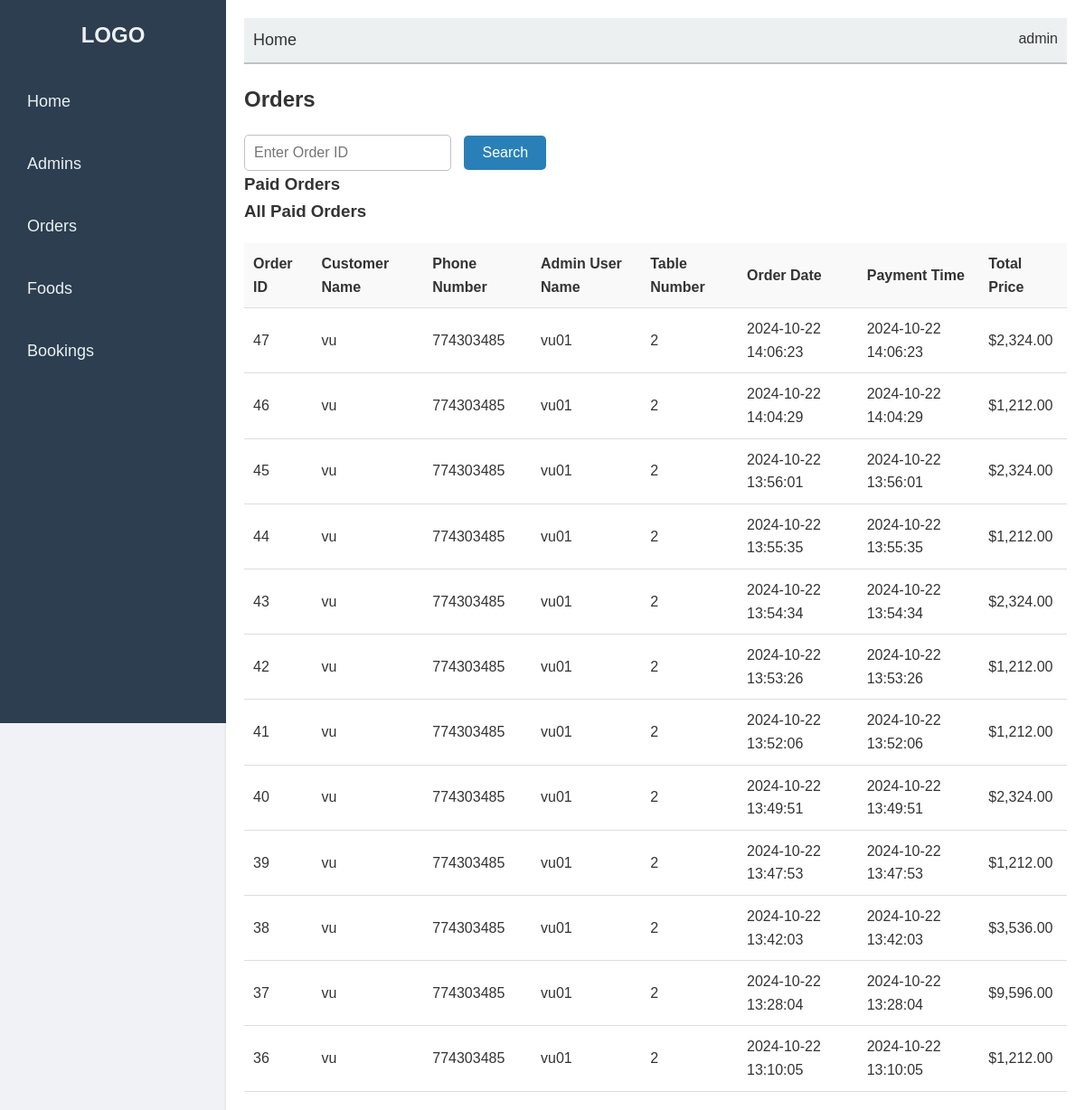
Page /admin_interface/orders.php (signed in) on the committed database.
### tables this page shows
CREATE TABLE `orders` (
  `order_id` int(11) NOT NULL,
  `user_id` int(11) DEFAULT NULL,
  `total_price` decimal(10,2) DEFAULT NULL,
  `order_date` datetime DEFAULT NULL,
  `table_id` int(11) DEFAULT NULL,
  `payment_time` datetime DEFAULT NULL,
  `customer_name` varchar(35) NOT NULL,
  `customer_phone` int(11) NOT NULL
);

CREATE TABLE `user` (
  `user_id` int(11) NOT NULL,
  `user_name` varchar(100) NOT NULL,
  `phone_number` int(11) DEFAULT NULL,
  `email` varchar(100) DEFAULT NULL,
  `password` text NOT NULL,
  `role` int(11) NOT NULL
);

CREATE TABLE `restaurant_table` (
  `table_id` int(11) NOT NULL,
  `table_number` int(11) NOT NULL,
  `status` varchar(20) DEFAULT 'empty'
);

### admin_interface/orders.php (the view, shortened to what this page needs)
<?php
include 'config/config.php';
$searchResult = [];
$orderId = '';
$sql = "SELECT o.order_id, o.total_price, o.order_date, o.payment_time,
               o.customer_name, u.user_name AS admin_user_name,
               o.customer_phone,
               rt.table_number
        FROM orders o
        LEFT JOIN user u ON o.user_id = u.user_id
        LEFT JOIN restaurant_table rt ON o.table_id = rt.table_id
        ORDER BY o.order_date DESC";
$stmt = $mysqli->prepare($sql);
$stmt->execute();
$result = $stmt->get_result();
$paidOrders = [];
while ($row = $result->fetch_assoc()) {
    $paidOrders[$row['order_id']] = [
        'total_price' => $row['total_price'],
        'order_date' => $row['order_date'],
        'payment_time' => $row['payment_time'],
        'customer_name' => $row['customer_name'],
        'customer_phone' => $row['customer_phone'],
        'admin_user_name' => $row['admin_user_name'],
        'table_number' => $row['table_number']
    ];
}
?>
<!DOCTYPE html>
<html lang="en">
<head>
    <link rel="stylesheet" href="orders.css">
</head>
<body>
    <div class="sidebar">
        <h2>LOGO</h2>
        <ul>
            <li><a href="admin.php">Home</a></li>
            <li><a href="admins.php">Admins</a></li>
            <li><a href="orders.php">Orders</a></li>
            <li><a href="foods.php">Foods</a></li>
            <li><a href="books.php">Bookings</a></li>
        </ul>
    </div>
    <div class="main-content">
        <div class="navbar">
            <a href="#">Home</a>
            <span>admin</span>
        </div>
        <div class="orders-section">
            <h2>Orders</h2>
            <form method="POST" action="">
                <input type="text" name="order_id" placeholder="Enter Order ID" value="<?php echo htmlspecialchars($orderId); ?>" required>
                <button type="submit">Search</button>
            </form>
            <h3>Paid Orders</h3>
            <?php if (!empty($searchResult)): ?>
                <h3>Order ID: <?php echo htmlspecialchars($searchResult['order_id']); ?></h3>
                <p>Customer Name: <?php echo htmlspecialchars($searchResult['customer_name']); ?></p>
                <p>Phone: <?php echo htmlspecialchars($searchResult['customer_phone']); ?></p>
                <p>Admin User Name: <?php echo htmlspecialchars($searchResult['admin_user_name']); ?></p>
                <p>Table Number: <?php echo htmlspecialchars($searchResult['table_number']); ?></p>
                <p>Order Date: <?php echo htmlspecialchars($searchResult['order_date']); ?></p>
                <p>Payment Time: <?php echo htmlspecialchars($searchResult['payment_time']); ?></p>
                <p>Total Price: $<?php echo number_format($searchResult['total_price'], 2); ?></p>
                <table>
                    <thead>
                        <tr>
                            <th>Dish Name</th>
                            <th>Quantity</th>
                            <th>Price</th>
                        </tr>
                    </thead>
                    <tbody>
                        <?php if (!empty($searchResult['items'])): ?>
                            <?php foreach ($searchResult['items'] as $item): ?>
                            <tr>
                                <td><?php echo htmlspecialchars($item['dish_name']); ?></td>
                                <td><?php echo htmlspecialchars($item['quantity']); ?></td>
                                <td>$<?php echo number_format($item['price'], 2); ?></td>
                            </tr>
                            <?php endforeach; ?>
                        <?php else: ?>
                            <tr>
                                <td colspan="3">No items found for this order.</td>
                            </tr>
                        <?php endif; ?>
                    </tbody>
                </table>
            <?php else: ?>
                <h3>All Paid Orders</h3>
                <?php if (!empty($paidOrders)): ?>
                    <table>
                        <thead>
                            <tr>
                                <th>Order ID</th>
                                <th>Customer Name</th>
                                <th>Phone Number</th>
                                <th>Admin User Name</th>
                                <th>Table Number</th>
                                <th>Order Date</th>
                                <th>Payment Time</th>
                                <th>Total Price</th>
                            </tr>
                        </thead>
                        <tbody>
                            <?php foreach ($paidOrders as $id => $order): ?>
                            <tr>
                                <td><?php echo htmlspecialchars($id); ?></td>
                                <td><?php echo htmlspecialchars($order['customer_name']); ?></td>
                                <td><?php echo htmlspecialchars($order['customer_phone']); ?></td>
                                <td><?php echo htmlspecialchars($order['admin_user_name']); ?></td>
                                <td><?php echo htmlspecialchars($order['table_number']); ?></td>
                                <td><?php echo htmlspecialchars($order['order_date']); ?></td>
                                <td><?php echo htmlspecialchars($order['payment_time']); ?></td>
                                <td>$<?php echo number_format($order['total_price'], 2); ?></td>
                            </tr>
                            <?php endforeach; ?>
                        </tbody>
                    </table>
                <?php else: ?>
                    <p>No paid orders found.</p>
                <?php endif; ?>
            <?php endif; ?>
        </div>
    </div>
</body>
</html>

### admin_interface/orders.css (style rules this page uses)
* { margin: 0; padding: 0; box-sizing: border-box; }
body { font-family: 'Arial', sans-serif; background-color: #f0f2f5; color: #333; line-height: 1.6; display: flex; }
.sidebar { width: 250px; background-color: #2c3e50; height: 100vh; padding: 20px; position: fixed; top: 0; left: 0; }
.sidebar h2 { color: #ecf0f1; font-size: 24px; text-align: center; margin-bottom: 30px; }
.sidebar ul { list-style-type: none; padding: 0; }
.sidebar ul li { margin-bottom: 20px; }
.sidebar ul li a { color: #ecf0f1; text-decoration: none; font-size: 18px; padding: 10px; display: block; transition: background-color 0.3s ease; }
.main-content { margin-left: 250px; padding: 20px; width: calc(100% - 250px); background-color: #fff; min-height: 100vh; box-shadow: 0 2px 4px rgba(0, 0, 0, 0.1); }
.navbar { display: flex; justify-content: space-between; background-color: #ecf0f1; padding: 10px; border-bottom: 2px solid #bdc3c7; }
.navbar a { color: #333; text-decoration: none; font-size: 18px; }
.orders-section { margin-top: 20px; }
.orders-section h2 { font-size: 24px; margin-bottom: 20px; }
input[type="text"] { padding: 10px; font-size: 16px; border: 1px solid #bdc3c7; border-radius: 5px; margin-right: 10px; }
button[type="submit"] { background-color: #2980b9; color: white; border: none; padding: 10px 20px; cursor: pointer; font-size: 16px; border-radius: 5px; transition: background-color 0.3s ease; }
table { width: 100%; border-collapse: collapse; margin-top: 20px; }
th, td { padding: 10px; text-align: left; border-bottom: 1px solid #ddd; }
th { background-color: #f9f9f9; font-weight: bold; }

### rows in the picture
orders: id "47", customer_name "vu", customer_phone "774303485", user.user_name "vu01", table.table_number "2", order_date "2024-10-22 14:06:23", payment_time "2024-10-22 14:06:23", total_price "2,324.00"
orders: id "46", customer_name "vu", customer_phone "774303485", user.user_name "vu01", table.table_number "2", order_date "2024-10-22 14:04:29", payment_time "2024-10-22 14:04:29", total_price "1,212.00"
orders: id "45", customer_name "vu", customer_phone "774303485", user.user_name "vu01", table.table_number "2", order_date "2024-10-22 13:56:01", payment_time "2024-10-22 13:56:01", total_price "2,324.00"
orders: id "44", customer_name "vu", customer_phone "774303485", user.user_name "vu01", table.table_number "2", order_date "2024-10-22 13:55:35", payment_time "2024-10-22 13:55:35", total_price "1,212.00"
orders: id "43", customer_name "vu", customer_phone "774303485", user.user_name "vu01", table.table_number "2", order_date "2024-10-22 13:54:34", payment_time "2024-10-22 13:54:34", total_price "2,324.00"
orders: id "42", customer_name "vu", customer_phone "774303485", user.user_name "vu01", table.table_number "2", order_date "2024-10-22 13:53:26", payment_time "2024-10-22 13:53:26", total_price "1,212.00"
orders: id "41", customer_name "vu", customer_phone "774303485", user.user_name "vu01", table.table_number "2", order_date "2024-10-22 13:52:06", payment_time "2024-10-22 13:52:06", total_price "1,212.00"
orders: id "40", customer_name "vu", customer_phone "774303485", user.user_name "vu01", table.table_number "2", order_date "2024-10-22 13:49:51", payment_time "2024-10-22 13:49:51", total_price "2,324.00"
orders: id "39", customer_name "vu", customer_phone "774303485", user.user_name "vu01", table.table_number "2", order_date "2024-10-22 13:47:53", payment_time "2024-10-22 13:47:53", total_price "1,212.00"
orders: id "38", customer_name "vu", customer_phone "774303485", user.user_name "vu01", table.table_number "2", order_date "2024-10-22 13:42:03", payment_time "2024-10-22 13:42:03", total_price "3,536.00"
orders: id "37", customer_name "vu", customer_phone "774303485", user.user_name "vu01", table.table_number "2", order_date "2024-10-22 13:28:04", payment_time "2024-10-22 13:28:04", total_price "9,596.00"
orders: id "36", customer_name "vu", customer_phone "774303485", user.user_name "vu01", table.table_number "2", order_date "2024-10-22 13:10:05", payment_time "2024-10-22 13:10:05", total_price "1,212.00"
